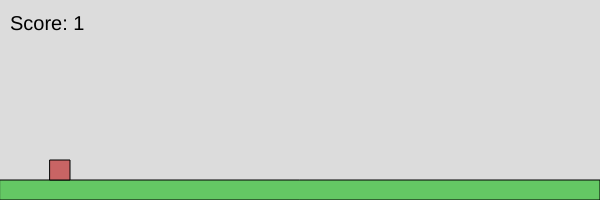
Frame 1 (no input)
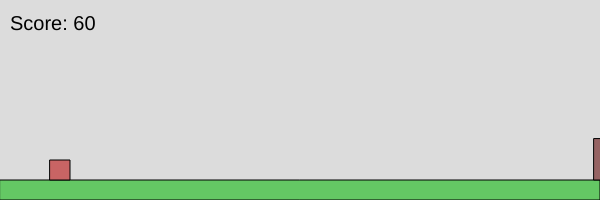
Frame 60 (no input)
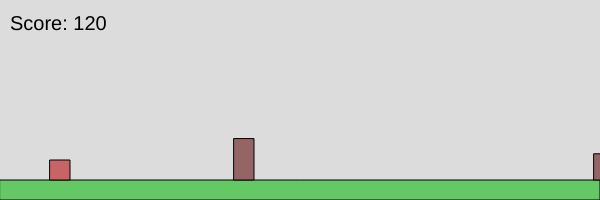
Frame 120 (the mouse pressed at the canvas centre since frame 60)

The p5.js sketch that drew these frames (run headless with seeded random() and noise() and a simulated clock; from frame 60 on, the mouse is pressed at the canvas centre):

// p5.js sketch
// ── sketch.js
    let dino;
let cacti = [];
let score = 0;
let gameOver = false;

function setup() {
  createCanvas(600, 200);
  dino = new Dino();
}

function draw() {
  background(220);
  
  // Draw ground
  fill(100, 200, 100);
  rect(0, height - 20, width, 20);
  
  // Update and display the dino
  if (!gameOver) {
    dino.update();
    dino.display();

    // Update score
    score++;
    
    // Create cacti
    if (frameCount % 60 === 0) {
      cacti.push(new Cactus());
    }

    // Update and display cacti
    for (let i = cacti.length - 1; i >= 0; i--) {
      cacti[i].update();
      cacti[i].display();
      
      // Check for collision
      if (dino.hits(cacti[i])) {
        gameOver = true;
      }
      
      // Remove cacti that have gone off screen
      if (cacti[i].offscreen()) {
        cacti.splice(i, 1);
      }
    }
    
    // Display score
    fill(0);
    textSize(20);
    text('Score: ' + score, 10, 30);
  } else {
    textSize(32);
    fill(255, 0, 0);
    text('Game Over', width / 2 - 80, height / 2);
    textSize(20);
    fill(0);
    text('Score: ' + score, width / 2 - 40, height / 2 + 30);
  }
}

function keyPressed() {
  if (key === ' ') {
    dino.jump();
  }
}

class Dino {
  constructor() {
    this.x = 50;
    this.y = height - 40;
    this.gravity = 1;
    this.lift = -15;
    this.velocity = 0;
  }
  
  jump() {
    if (this.y === height - 40) {
      this.velocity += this.lift;
    }
  }
  
  update() {
    this.velocity += this.gravity;
    this.y += this.velocity;

    // Prevent dino from falling below the ground
    if (this.y > height - 40) {
      this.y = height - 40;
      this.velocity = 0;
    }
  }
  
  display() {
    fill(200, 100, 100);
    rect(this.x, this.y, 20, 20);
  }
  
  hits(cactus) {
    return (this.x + 20 > cactus.x && this.x < cactus.x + cactus.width && this.y + 20 > height - cactus.height - 20);
  }
}

class Cactus {
  constructor() {
    this.x = width;
    this.height = random(20, 50);
    this.width = 20;
    this.speed = 6;
  }
  
  update() {
    this.x -= this.speed;
  }
  
  display() {
    fill(150, 100, 100);
    rect(this.x, height - this.height - 20, this.width, this.height);
  }
  
  offscreen() {
    return this.x < -this.width;
  }
}
  
